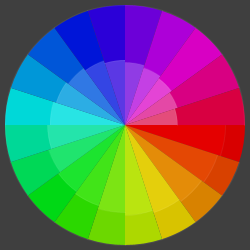
Frame 1 (no input)
Frame 60 (the mouse pressed at the canvas centre just before this capture): identical to frame 1, image omitted
Frame 120 (the mouse held since frame 60 and released just before this capture): identical to frame 1, image omitted

The Processing sketch that drew this single still picture (run headless with seeded random() and noise(); from frame 60 on, the mouse is pressed at the canvas centre):

// Processing sketch: processing_8617
// ── processing_8617.pde

float startFill;
float startAngle;
int step;
float stepLength;

float centerX;
float centerY;

float pSize;
float bValue;

void setup(){
  size(250, 250);
  colorMode(HSB, 2*PI, 100, 100);
  smooth();
}

void draw(){
  background(0,0,25);
  ellipseMode(CENTER);
  noStroke();
  
  step = 10;
  centerX = width/2;
  centerY = height/2;
  startFill = 0;
  startAngle = 0;
  stepLength = PI/step;
  
  pSize = 200;
  bValue = 100;
  
  // draw arcs
for(int i=0; i< 2*step; i++){
  
    fill(startFill, 100, 85);
    arc(centerX, centerY, width-10, width-10, startAngle, startAngle+stepLength);
    
    
   //for(int j=0; j< step; j++){
        fill(startFill, bValue, 100,80);
        stroke(0,0,95,20);
        arc(centerX, centerY, pSize, pSize, startAngle, startAngle+stepLength);
       
       bValue = bValue - 50/step;
       pSize = pSize - 50/step;
 
    //}    
    
    startFill =  startFill + stepLength;
    startAngle = startAngle + stepLength;
    
  }
  
}
